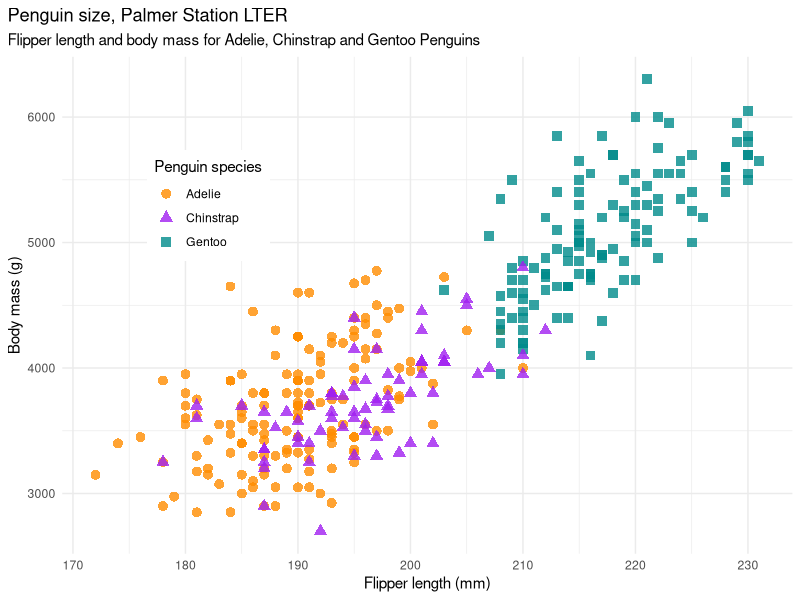

This figure's R source:
## ---- chunk 1
knitr::opts_chunk$set(echo = TRUE, message=FALSE, warning=FALSE)

## load libraries
library(palmerpenguins) # install.packages("palmerpenguins")
library(ggplot2) # (install.packages("ggplot2")

## ---- chunk 2
mass_flipper <- ggplot(data = penguins,
                       aes(x = flipper_length_mm,
                           y = body_mass_g)) +
  geom_point(aes(color = species,
                 shape = species),
             size = 3,
             alpha = 0.8) +
  theme_minimal() +
  scale_color_manual(values = c("darkorange","purple","cyan4")) +
  labs(title = "Penguin size, Palmer Station LTER",
       subtitle = "Flipper length and body mass for Adelie, Chinstrap and Gentoo Penguins",
       x = "Flipper length (mm)",
       y = "Body mass (g)",
       color = "Penguin species",
       shape = "Penguin species") +
  theme(legend.position = c(0.2, 0.7),
        legend.background = element_rect(fill = "white", color = NA),
        plot.title.position = "plot",
        plot.caption = element_text(hjust = 0, face= "italic"),
        plot.caption.position = "plot")

mass_flipper
